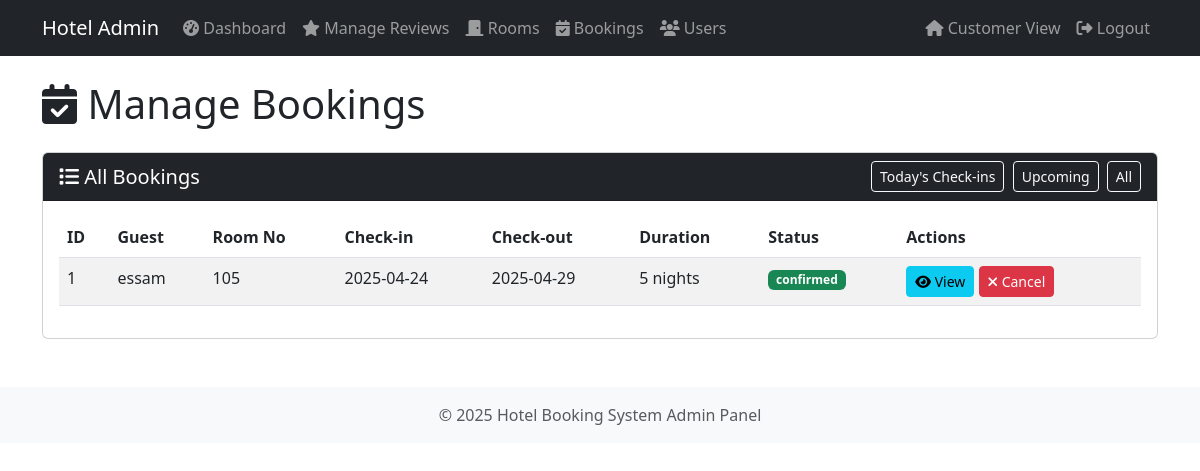
The app's page /admin/bookings (signed in), older data.
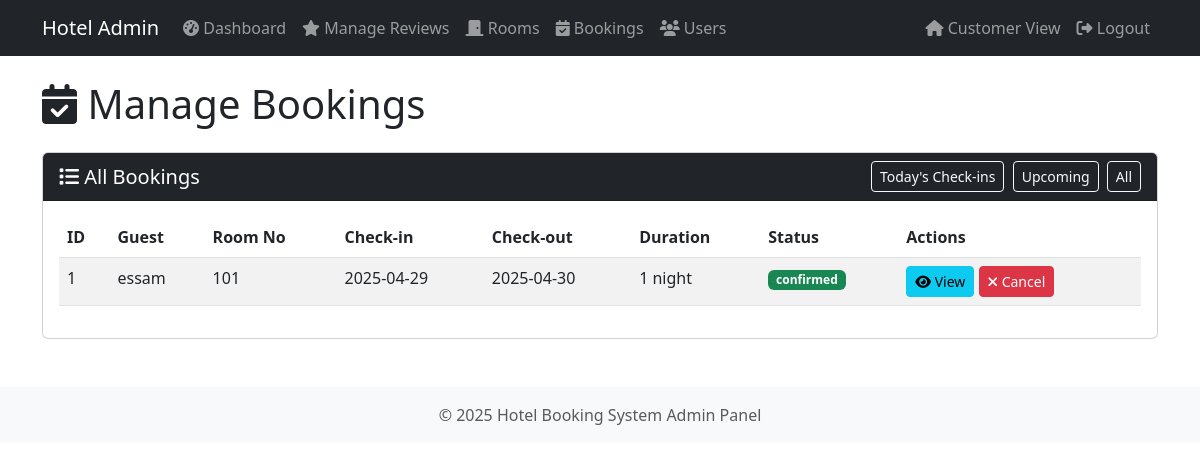
The same page, newer data.
### models.py (models this page shows, shortened)
class Booking(db.Model):
    __tablename__ = 'bookings'
    b_id = db.Column(db.Integer, primary_key=True)
    user_id = db.Column(db.Integer, db.ForeignKey('users.id'), nullable=False)
    room_id = db.Column(db.Integer, db.ForeignKey('rooms.r_id'), nullable=False)
    check_in_date = db.Column(db.Date, nullable=False)
    check_out_date = db.Column(db.Date, nullable=False)
    status = db.Column(db.String(20), default='confirmed')

class Room(db.Model):
    __tablename__ = 'rooms'
    r_id = db.Column(db.Integer, primary_key=True)
    room_no = db.Column(db.String(10), unique=True, nullable=False)
    type = db.Column(db.String(50), nullable=False)
    price = db.Column(db.Float, nullable=False)
    is_available = db.Column(db.Boolean, default=True)
    rating = db.Column(db.Float, default=0.0)
    bookings = db.relationship('Booking', backref='room', lazy=True)
    reviews = db.relationship('Review', backref='room', lazy=True)

class User(db.Model, UserMixin):
    __tablename__ = 'users'
    id = db.Column(db.Integer, primary_key=True)
    name = db.Column(db.String(100), nullable=False)
    email = db.Column(db.String(100), unique=True, nullable=False)
    password = db.Column(db.String(200), nullable=False)
    phone = db.Column(db.String(20))
    role = db.Column(db.String(20), default='customer')
    bookings = db.relationship('Booking', backref='user', lazy=True)
    reviews = db.relationship('Review', backref='user', lazy=True)

### routes.py (the view)
@app.route('/admin/bookings')
@login_required
@admin_required
def admin_bookings():
    bookings = Booking.query.options(
        joinedload(Booking.user),
        joinedload(Booking.room)
    ).all()
    return render_template('admin/bookings.html', bookings=bookings)

### routes.py (called while the page is built)
@login_manager.user_loader
def load_user(user_id):
    return User.query.get(int(user_id))

def admin_required(f):
    @wraps(f)
    def decorated_function(*args, **kwargs):
        if not current_user.is_authenticated or current_user.role != 'admin':
            flash('Access denied. Admin privileges required.', 'danger')
            return redirect(url_for('home'))
        return f(*args, **kwargs)
    return decorated_function

### templates/admin/bookings.html (shortened to what this page needs)
{% extends "admin/base.html" %}
{% block content %}
<h1 class="mb-4"><i class="fas fa-calendar-check"></i> Manage Bookings</h1>
<div class="card">
    <div class="card-header bg-dark text-white">
        <div class="d-flex justify-content-between align-items-center">
            <h5 class="mb-0"><i class="fas fa-list"></i> All Bookings</h5>
            <div>
                <button class="btn btn-sm btn-outline-light" id="btnFilterToday">Today's Check-ins</button>
                <button class="btn btn-sm btn-outline-light ms-1" id="btnFilterUpcoming">Upcoming</button>
                <button class="btn btn-sm btn-outline-light ms-1" id="btnFilterAll">All</button>
            </div>
        </div>
    </div>
    <div class="card-body">
        {% if bookings %}
        <div class="table-responsive">
            <table class="table table-striped" id="bookingsTable">
                <thead>
                    <tr>
                        <th>ID</th>
                        <th>Guest</th>
                        <th>Room No</th>
                        <th>Check-in</th>
                        <th>Check-out</th>
                        <th>Duration</th>
                        <th>Status</th>
                        <th>Actions</th>
                    </tr>
                </thead>
                <tbody>
                    {% for booking in bookings %}
                    <tr>
                        <td>{{ booking.b_id }}</td>
                        <td>{{ booking.user.name }}</td>
                        <td>{{ booking.room.room_no }}</td>
                        <td data-date="{{ booking.check_in_date.strftime('%Y-%m-%d') }}">
                            {{ booking.check_in_date.strftime('%Y-%m-%d') }}
                        </td>
                        <td>{{ booking.check_out_date.strftime('%Y-%m-%d') }}</td>
                        <td>
                            {% set nights = (booking.check_out_date - booking.check_in_date).days %}
                            {{ nights }} night{% if nights != 1 %}s{% endif %}
                        </td>
                        <td>
                            <span class="badge {% if booking.status == 'confirmed' %}bg-success{% elif booking.status == 'cancelled' %}bg-danger{% else %}bg-secondary{% endif %}">
                                {{ booking.status }}
                            </span>
                        </td>
                        <td>
                            <a href="{{ url_for('admin_booking_detail', booking_id=booking.b_id) }}" class="btn btn-sm btn-info">
                                <i class="fas fa-eye"></i> View
                            </a>
                            {% if booking.status == 'confirmed' %}
                            <button type="button" class="btn btn-sm btn-danger" data-bs-toggle="modal" data-bs-target="#cancelModal{{ booking.b_id }}">
                                <i class="fas fa-times"></i> Cancel
                            </button>
                            {% endif %}
                        </td>
                    </tr>
                    {% endfor %}
                </tbody>
            </table>
        </div>
        {% else %}
        <div class="alert alert-info">
            <i class="fas fa-info-circle"></i> No bookings found in the system.
        </div>
        {% endif %}
    </div>
</div>
{% endblock %}

Row changes from the older to the newer data that the page shows:
changed Booking "confirmed": room.room_no "105" → "101"; check_in_date "2025-04-24" → "2025-04-29"; check_out_date "2025-04-29" → "2025-04-30"; nights "5" → "1"; no longer shows "s"
